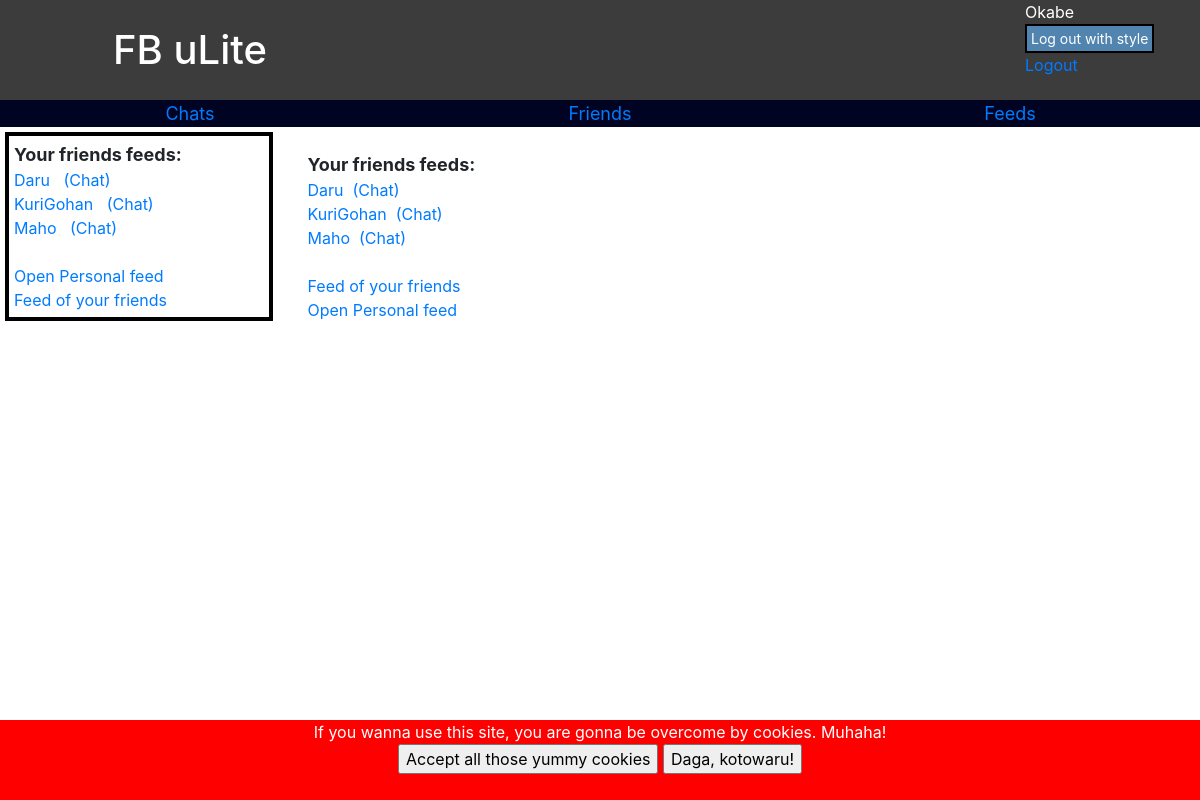
The app's page /?exitgroup=1 (signed in) with its own data.
### tables this page shows
CREATE TABLE `users` (
  `id` int(11) NOT NULL,
  `name` varchar(60) NOT NULL,
  `password` varchar(250) NOT NULL,
  `email` varchar(250) NOT NULL
);

### connect.php (called while the page is built, shortened)
<?php
$conn = NULL;
function getFriends($usrid, $count)
{
    $usrid=(int)$usrid;
    $count=(int)$count;
    global $conn;
    $sql =
        "SELECT name, id FROM users WHERE (
        users.id IN ( select userid1 FROM friendships WHERE (userid0 = '$usrid') ) OR
        users.id IN ( select userid0 FROM friendships WHERE (userid1 = '$usrid') ) )
        AND id != '$usrid' ORDER BY users.name LIMIT $count;";
    $result = $conn->query($sql);
    return $result->fetch_all(MYSQLI_ASSOC);
}
?>

### feed.php (the view, shortened to what this page needs)
<div class="row">
    <div class="col-md-3">
        <div class="boxik">
            <?php
            $friends = getFriends($_SESSION["userid"],10);
            echo("<div id='chat_group_title'>Your friends feeds:</div>");
            for ($i = 0;$i<sizeof($friends);$i++){
                $id =  $friends[$i]["id"];
                $name = $friends[$i]["name"];
                print("<a href='?open_feed=$id'>$name</a> <a href='?open_conversation=$id'>&nbsp (Chat)</a>");
                print("<br>");
            }
            print("<br>");
            print("<a href='?open_feed=".$_SESSION["userid"]."&current_feed_personal=1'>Open Personal feed</a><br>");
            print("<a href='?open_feed=".$_SESSION["userid"]."&current_feed_friends=1'>Feed of your friends</a>");
            ?>
        </div>
    </div>
    <div class="col-md-7">
        <?php
        if (isset($_SESSION["current_feed"]) or isset($_SESSION["friend_feed"])) {
            if(isset($_SESSION["friend_feed"]))
                $messages=$_SESSION["friend_feed"];
            else
                $messages = getChatMessages($_SESSION["current_feed"]);
            echo("<br><div class ='scrollable' id='chat_feed' onload='scrollDown()'>");
            $sizeOfMessages = $messages ? sizeof($messages) : 0;
            if (!$sizeOfMessages) {
                print("
        <div class='chat_message'>
            <span class = 'chat_username'>@BOT</span><br>&nbsp There are no messages!<br>
        </div>
        "
                );
            }
            for ($i = 0; $i < $sizeOfMessages; $i++) {
                $id = $messages[$i]["userid"];
                $username = getUserInfo($id)["name"];
                $mess = $messages[$i]["message"];
                $messid = $messages[$i]["id"];
                $da = $messages[$i]["dated"];
                $stringu = "heeee";
                $likeNumber = getMessageLikes($messid);
                $isLiking = isLiking($messid, $_SESSION["userid"]);
                $classi = $isLiking ? "like_button" : "like_button_blank";
                $getcom = $isLiking ? "removelike=1" : "addlike=1";
                $likeText = " <span class='likebox'>
                    <button class='$classi' onclick='window.location.href=\"?messid=$messid&$getcom\";'></button>
                    </span>";
                if ($id == $_SESSION["userid"] or $_SESSION["current_feed_conversation"])
                    $likeText = "";
                print("
        <div class='chat_message'>
            <span class = 'chat_username'>@$username($id)</span> <span class = 'chat_time'>[$da]</span>  <span class = 'chat_time'>&nbsp ($likeNumber likes)</span>
             $likeText
            <br>&nbsp $mess
        </div>
        "
                );
            }
            echo("</div>");
            $butonText = $_SESSION["current_feed_personal"]?"Add feed":"Send";
            if($_SESSION["current_feed_conversation"] or $_SESSION["current_feed_personal"]) {
                print("
                    <form method='post' id='send_message'>
                    <input type='text' name='feed' autofocus style='width: 100%' placeholder='message'>
                    <input type='submit' value='$butonText' name='feed_btn' class ='login_button' style='width: 100%'>
                    </form>
                    "
                );
            }
        }
        else {
            $friends = getFriends($_SESSION["userid"],10);
            echo("<br><div id='chat_group_title'>Your friends feeds:</div>");
            for ($i = 0;$i<sizeof($friends);$i++){
                $id =  $friends[$i]["id"];
                $name = $friends[$i]["name"];
                print("<a href='?open_feed=$id'>$name</a>&nbsp <a href='?open_conversation=$id'>(Chat)</a>");
                print("<br>");
            }
            print("<br>");
            print("<a href='?open_feed=".$_SESSION["userid"]."&current_feed_friends=1'>Feed of your friends</a><br>");
            print("<a href='?open_feed=".$_SESSION["userid"]."&current_feed_personal=1'>Open Personal feed</a>");
        }
        ?>
    </div>
    <div class="col-md-2"></div>
</div>

### style.css (style rules this page uses)
.boxik { border: solid 4px black; margin: 5px; padding: 5px; }
#chat_group_title { font-weight: bold; font-size: 18px; }

### records on screen
users: name "Daru"
users: name "KuriGohan"
users: name "Maho"

### other values on screen
$_SESSION["user"] "Okabe"
